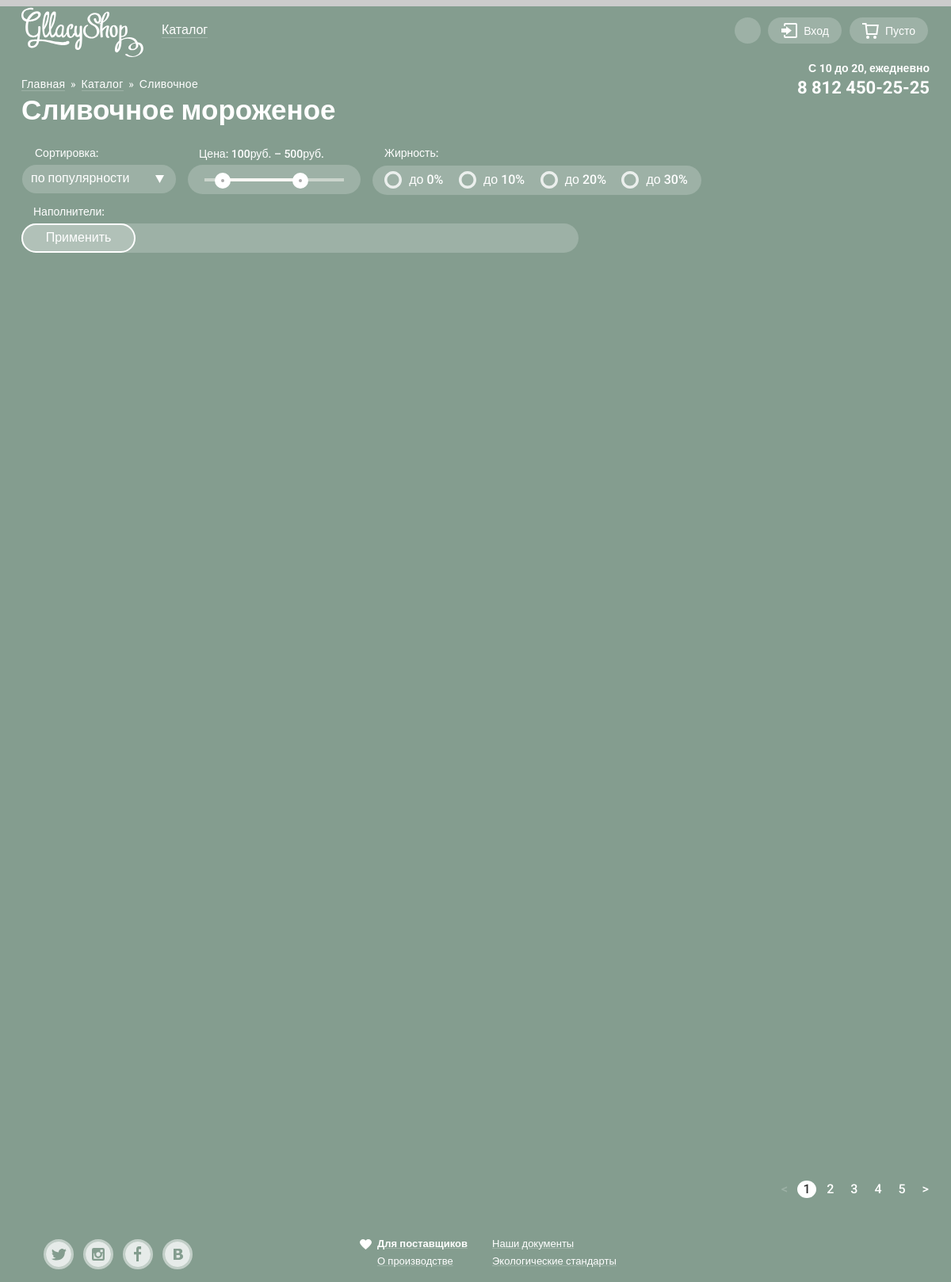
The app's page /catalog/, older data.
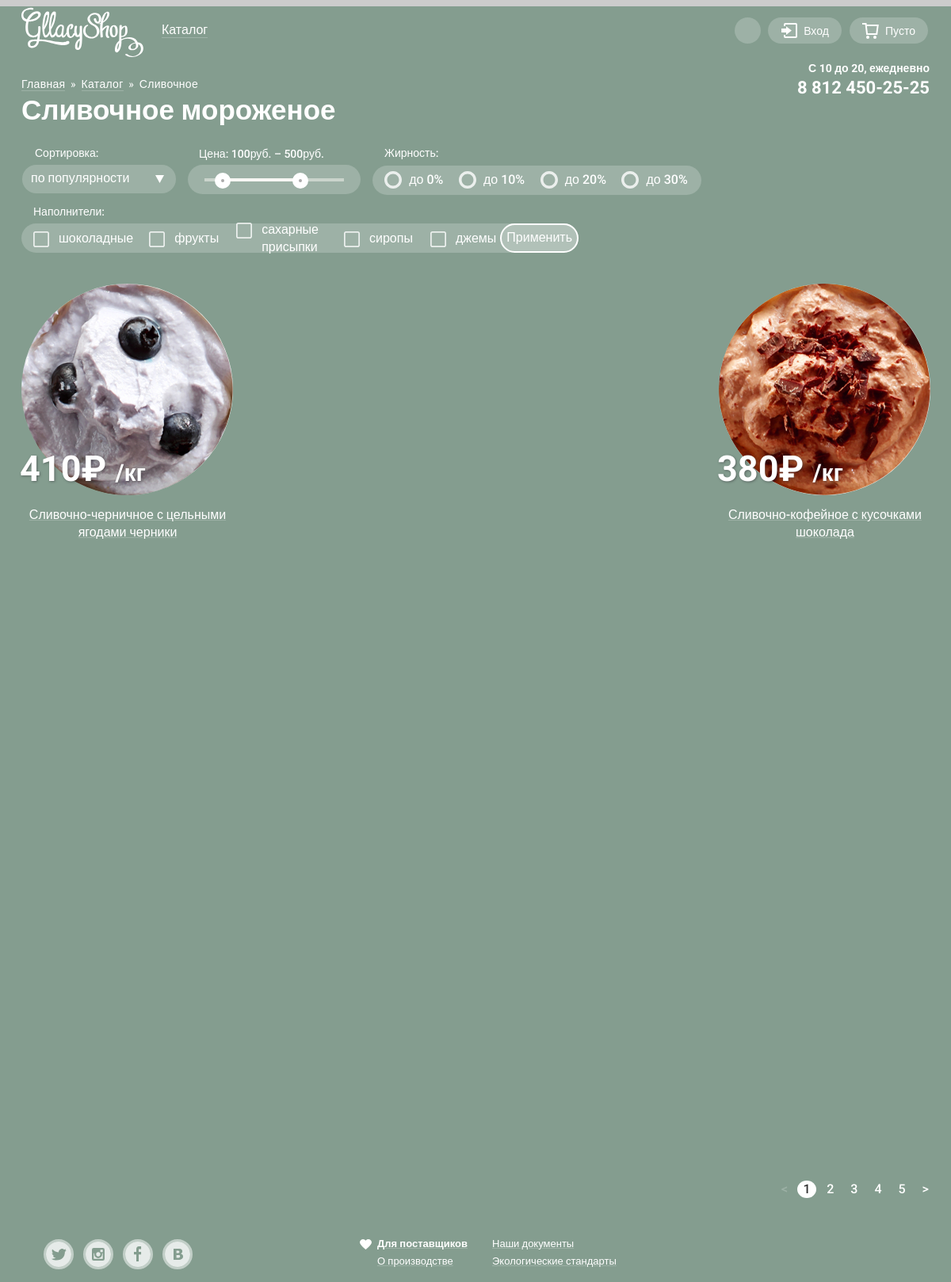
The same page, newer data.
### myapp/models.py (models this page shows, shortened)
class IceFatContent(models.Model):
    fat_content = models.CharField("Жирность", max_length=60, blank=True)
    url = models.SlugField(max_length=150, unique=True)
    class Meta:
        verbose_name = 'Жирность'
        verbose_name_plural = 'Жирности'

class Fillers(models.Model):
    name = models.CharField("Наполнители", max_length=60,)
    url = models.SlugField(max_length=150, unique=True)
    class Meta:
        verbose_name = 'Наполнитель'
        verbose_name_plural = 'Наполнители'

class Doc(models.Model):
    img = models.ImageField("Изоброжения", upload_to="movie_shots/")
    price = models.CharField("Цена", max_length=50, blank=True)
    title = models.TextField("Название", max_length=250, blank=True)
    desc = models.TextField("Описание", max_length=500, blank=True)
    fillers = models.ManyToManyField(
        Fillers, verbose_name="Напонители"
    )
    fat_content = models.ManyToManyField(IceFatContent, verbose_name="Жирность")
    class Meta:
        verbose_name = 'Мороженое'
        verbose_name_plural = 'Мороженые'

### myapp/views.py (the view)
# urls.py: path('catalog/', views.IceView.as_view(), name='catalog'),
class IceView(IceFatsContent, ListView):
    model = Doc
    queryset = Doc.objects.filter()

### myapp/views.py (called while the page is built)
    def get_fat_content(self):
        return IceFatContent.objects.all()

    def get_filter(self):
        return Fillers.objects.filter()

### myapp/templates/myapp/doc_list.html (shortened to what this page needs)
{% extends 'base.html' %}
{% block content %}
      <main class="main-catalog">
        <ul class="breadcrumbs">
          <li class="underline"><a href="{% url 'home' %}">Главная</a></li>
          <li>&raquo;</li>
          <li class="underline"><a href="#">Каталог</a></li>
          <li>&raquo;</li>
          <li>Сливочное</li>
        </ul>
        <h1>Сливочное мороженое</h1>
        <section class="filters">
          <form >
            <div class="sort-first">
              <fieldset class="main-sort">
                <legend>Сортировка:</legend>
                <select class="main-sort-select" name="sort" id="sort">
                  <option value="popularity" selected>по популярности</option>
                </select>
              </fieldset>
              <fieldset class="price-sort">
                <legend> Цена: <span>100</span> руб. &ndash; <span>500</span> руб.</legend>
                <div class="range-filter">
                  <div class="range-controls">
                    <div class="scale">
                      <div class="bar" ></div>
                    </div>
                    <div class="toggle toggle-min"></div>
                    <div class="toggle toggle-max"></div>
                  </div>
                </div>
              </fieldset>
              <fieldset class="fat-sort">
                <legend>Жирность:</legend>
                <ul>
                  {% for fats in view.get_fat_content  %}
                  <li>
                    <label for="zero">до {{ fats.fat_content }}</label>
                  </li>
                  {% endfor %}
                </ul>
              </fieldset>
            </div>
            <form action="{% url 'filter' %}" method="get">
              <div class="sort-second">
                <div class="sort-second-title">Наполнители:</div>
                <div class="filler-sort">
                  <ul>
                    {% for fillers in view.get_filter %}
                    <li>
                      <label for="choko">{{ fillers.name }}</label>
                    </li>
                    {% endfor %}
                  <button type="submit">Применить</button>
                </div>
              </div>
            </form>
          </form>
        </section>
        <section>
        <ul class="catalog-list">
          {% for ice in doc_list %}
          <li class="catalog-item">
            <a href="">
              <div class="user-choise">
                <img src="{{ ice.img.url }} "  width="267" height="267" alt="">
                <h2 class="catalog-title">{{ ice.title }}</h2>
                <div class="catalog-container">
                  <p class="catalog-price">{{ ice.price }}&#8381; <span>/кг</span></p>
                </div>
              </div>
            </a>
          </li>
          {% endfor %}
          </ul>
        </section>
        <div class="pagination-container">
          <ul class="pagination">
            <li class="pagination-link first-page">&lt;</li>
            <li class="pagination-link page-current">1</li>
            <li class="pagination-link"><a href="#">2</a></li>
            <li class="pagination-link"><a href="#">3</a></li>
            <li class="pagination-link"><a href="#">4</a></li>
            <li class="pagination-link"><a href="#">5</a></li>
            <li class="pagination-link arrow-right"><a href="#">></a></li>
          </ul>
          </div>
        </main>
{% endblock content %}

### myapp/templates/base.html (shortened to what this page needs)
<!DOCTYPE html>
{% load static %}
<html lang="ru">
  <head>
    <link rel="stylesheet" href="{% static 'css/normalize.css' %}">
    <link rel="stylesheet" href="{% static 'css/style.css' %}">
  </head>
<body>
  <div class="main-container">
    {% include 'include/header.html' %}
    {% block content %}
    {% endblock content %}
    {% include 'include/footer.html' %}
  </div>
</body>
</html>

### myapp/templates/include/header.html (shortened to what this page needs)
{% load static %}
<header>
    <div class="header">
      <div class="progress-container">
      </div>
    </div>
    <nav class="navigation">
      <a href="{% url 'home' %}">
      <img class="logo" src="{% static 'img/svg/logo.svg' %}" width="154" height="64" alt="Логотип ГлейсиШоп">
    </a>
      <ul class="navigation-list">
        <li class="navigation-item-title">
          <a href="{% url 'catalog' %}">Каталог</a>
        </li>
      </ul>
      <ul class="user-navigation">
        <li class="user-navigation-item">
          <button class="user-search" type="submit"></button>
        </li>
        {% block content %}
        <li class="user-navigation-item">
          <div class="button_open">
            <button class="user-entrance" type="button" id="open">Вход</button>
          </div>
        </li>
        {% endblock content %}
        <li class="user-navigation-item">
          <button class="user-basket" type="button">Пусто</button>
        </li>
      </ul>
    </nav>
    <div class="worktime">
      <p>С 10 до 20, ежедневно</p>
      <p>8 812 450-25-25</p>
    </div>
</header>

### myapp/templates/include/footer.html (shortened to what this page needs)
<footer class="main-footer">
    <div class="container">
      <ul class="footer-social">
        <li class="social-button twetter">
          <a href="#"><span class="visually-hidden">Твиттер</span>
          </a>
        </li>
        <li class="social-button instagram">
          <a href="#"><span class="visually-hidden">Инстаграм</span>
          </a>
        </li>
        <li class="social-button facebook">
          <a href="#"><span class="visually-hidden">Фейсбук</span>
            <svg xmlns="http://www.w3.org/2000/svg" width="32" height="32" viewBox="0 0 32 32"><path d="M16 0C7.164 0 0 7.163 0 16s7.164 16 16 16c8.837 0 16-7.164 16-16S24.837 0 16 0zm4.062 9.455h-3.021v3.444h3.021v3.445h-3.021v8.61H14.02v-8.61H11v-3.445h3.021V9.455c0-1.902 1.353-3.445 3.021-3.445h3.021v3.445z"/></svg>
          </a>
        <li class="social-button vkontakte">
          <a href="#"><span class="visually-hidden">ВКонтакте</span>
          </a>
        </li>
      </ul>
      <div class="footer-documents">
        <ul>
          <li class="heart"><a href="#">Для поставщиков</a></li>
          <li><a href="#">О производстве</a></li>
        </ul>
        <ul>
          <li><a href="#">Наши документы</a></li>
          <li><a href="#">Экологические стандарты</a></li>
        </ul>
      </div>
    </div>
  </footer>

Row changes from the older to the newer data that the page shows:
added Fillers: name "шоколадные"
added Fillers: name "фрукты"
added Fillers: name "сахарные присыпки"
added Fillers: name "сиропы"
added Fillers: name "джемы"
added Doc: img (picture), title "Сливочно-черничное с цельными ягодами черники", price "410"
added Doc: img (picture), title "Сливочно-кофейное с кусочками шоколада", price "380"
